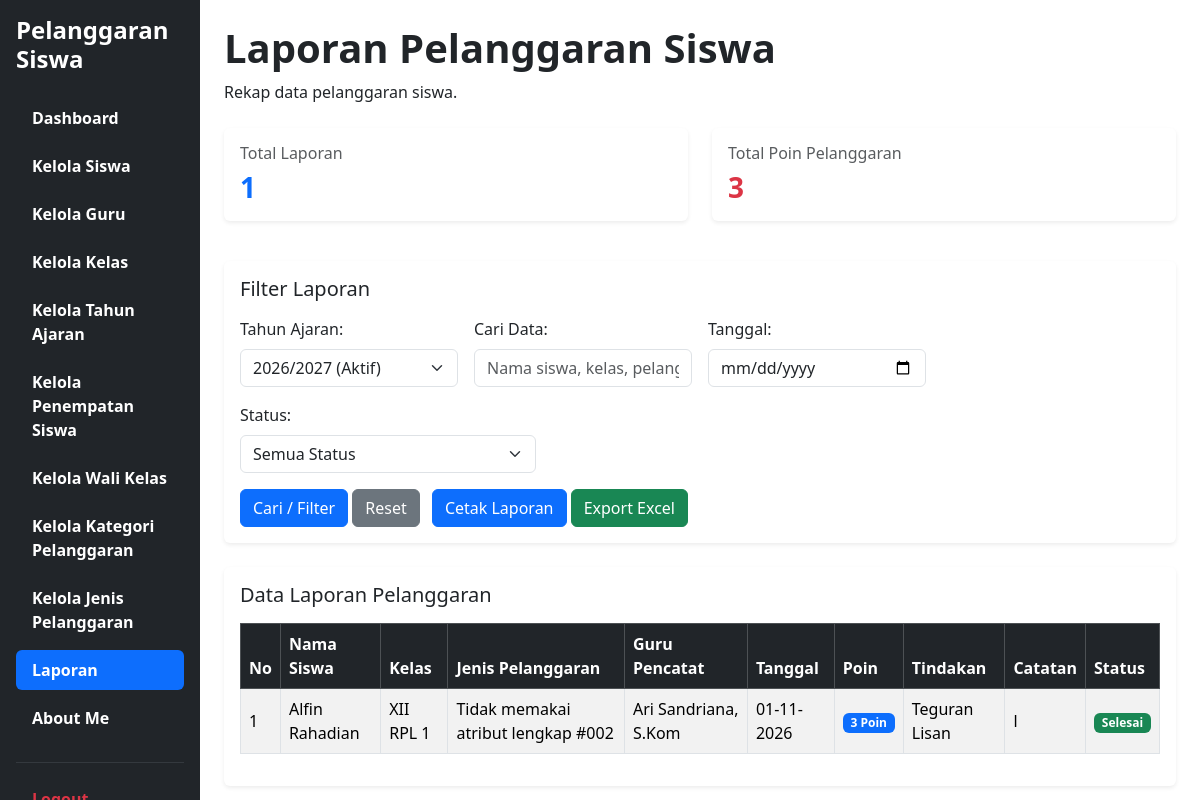
The app's page /Laporan.php (signed in) with its own data.
### tables this page shows
CREATE TABLE `t_pelanggaran_siswa` (
  `id` int(11) NOT NULL,
  `tahun_ajaran_id` int(11) DEFAULT NULL,
  `siswa_id` int(11) DEFAULT NULL,
  `nama_siswa` varchar(150) NOT NULL,
  `kelas_id` int(11) DEFAULT NULL,
  `nama_kelas` varchar(100) NOT NULL,
  `pelanggaran_id` int(11) DEFAULT NULL,
  `nama_pelanggaran` varchar(150) NOT NULL,
  `pelanggaran_kategori_id` int(11) DEFAULT NULL,
  `guru_id` int(11) DEFAULT NULL,
  `nama_guru` varchar(150) NOT NULL,
  `tanggal` date DEFAULT NULL,
  `keterangan` text NOT NULL,
  `poin` int(11) NOT NULL,
  `tindakan` text NOT NULL,
  `status` varchar(30) NOT NULL,
  `created_at` timestamp NOT NULL DEFAULT current_timestamp(),
  `updated_at` timestamp NOT NULL DEFAULT current_timestamp()
);

CREATE TABLE `t_siswa` (
  `id` int(11) NOT NULL,
  `nis` varchar(30) DEFAULT NULL,
  `nisn` varchar(20) NOT NULL,
  `nama` varchar(150) DEFAULT NULL,
  `jenis_kelamin` char(1) NOT NULL,
  `tanggal_lahir` date NOT NULL,
  `alamat` text NOT NULL,
  `status_aktif` tinyint(1) NOT NULL,
  `created_at` timestamp NOT NULL DEFAULT current_timestamp(),
  `updated_at` timestamp NOT NULL DEFAULT current_timestamp()
);

CREATE TABLE `t_guru` (
  `id` int(11) NOT NULL,
  `nip` varchar(30) NOT NULL,
  `nama` varchar(150) DEFAULT NULL,
  `email` varchar(150) NOT NULL,
  `status_aktif` tinyint(1) NOT NULL,
  `user_id` int(11) NOT NULL,
  `created_at` timestamp NOT NULL DEFAULT current_timestamp(),
  `updated_at` timestamp NOT NULL DEFAULT current_timestamp()
);

### Laporan.php (the view, shortened to what this page needs)
<?php
require_once 'config/koneksi.php';
$tahunList = $koneksi->query("SELECT id, nama, status_aktif FROM t_tahun_ajaran ORDER BY tanggal_mulai DESC, id DESC");
$tahunAktif = $koneksi->query("SELECT id FROM t_tahun_ajaran WHERE status_aktif = 1 ORDER BY id DESC LIMIT 1")->fetch_assoc();
$tahun_id = (int)($_GET['tahun_ajaran_id'] ?? ($tahunAktif['id'] ?? 0));
function e($data) {
    return htmlspecialchars((string)($data ?? ''), ENT_QUOTES, 'UTF-8');
}
$cari = trim($_GET['cari'] ?? '');
$tanggal = trim($_GET['tanggal'] ?? '');
$where = ["ps.tahun_ajaran_id = ?"];
$params = [$tahun_id];
$types = 'i';
$sql = "SELECT
            ps.id,
            s.nama AS nama_siswa,
            COALESCE(k.nama, ps.nama_kelas, '-') AS nama_kelas,
            COALESCE(p.nama, ps.nama_pelanggaran, '-') AS nama_pelanggaran,
            g.nama AS nama_guru,
            ps.tanggal,
            ps.poin,
            ps.tindakan,
            ps.keterangan,
            ps.status
        FROM t_pelanggaran_siswa ps
        LEFT JOIN t_siswa s ON s.id = ps.siswa_id
        LEFT JOIN t_kelas_siswa ks ON ks.siswa_id = ps.siswa_id AND ks.tahun_ajaran_id = ps.tahun_ajaran_id AND ks.status_aktif = 1
        LEFT JOIN t_kelas k ON k.id = ks.kelas_id
        LEFT JOIN t_pelanggaran p ON p.id = ps.pelanggaran_id
        LEFT JOIN t_guru g ON g.id = ps.guru_id";
if (!empty($where)) {
    $sql .= " WHERE " . implode(" AND ", $where);
}
$sql .= " GROUP BY ps.id ORDER BY ps.tanggal DESC, ps.id DESC";
$stmt = $koneksi->prepare($sql);
if (!empty($params)) {
    $stmt->bind_param($types, ...$params);
}
$stmt->execute();
$result = $stmt->get_result();
$data = [];
$total_poin = 0;
while ($row = $result->fetch_assoc()) {
    $data[] = $row;
    $total_poin += (int)$row['poin'];
}
?>
<!DOCTYPE html>
<html lang="id">
<head>
    <link href="https://cdn.jsdelivr.net/npm/bootstrap@5.3.8/dist/css/bootstrap.min.css" rel="stylesheet">
    <link rel="stylesheet" href="https://cdn.datatables.net/2.3.4/css/dataTables.bootstrap5.min.css">
</head>
<body>
<div class="container-fluid">
    <div class="row">
        <div class="col-md-3 col-lg-2 bg-dark min-vh-100 p-3 sticky-top" style="top: 0; height: 100vh; overflow-y: auto;">
            <h4 class="text-white fw-bold mb-4">
                Pelanggaran Siswa
            </h4>
            <ul class="nav nav-pills flex-column">
                <li class="nav-item mb-2">
                    <a href="dashboard.php" class="nav-link text-white">
                        <span class="fw-bold">Dashboard</span>
                    </a>
                </li>
                <?php if (strtolower($_SESSION['role'] ?? '') === 'admin'): ?>
                    <li class="nav-item mb-2"><a href="Kelola_Siswa.php" class="nav-link text-white"><span class="fw-bold">Kelola Siswa</span></a></li>
                    <li class="nav-item mb-2"><a href="Kelola_Guru.php" class="nav-link text-white"><span class="fw-bold">Kelola Guru</span></a></li>
                    <li class="nav-item mb-2"><a href="Kelola_Kelas.php" class="nav-link text-white"><span class="fw-bold">Kelola Kelas</span></a></li>
                    <li class="nav-item mb-2"><a href="Kelola_Tahun_Ajaran.php" class="nav-link text-white"><span class="fw-bold">Kelola Tahun Ajaran</span></a></li>
                    <li class="nav-item mb-2"><a href="Kelola_Penempatan_Siswa.php" class="nav-link text-white"><span class="fw-bold">Kelola Penempatan Siswa</span></a></li>
                    <li class="nav-item mb-2"><a href="Kelola_Wali_Kelas.php" class="nav-link text-white"><span class="fw-bold">Kelola Wali Kelas</span></a></li>
                    <li class="nav-item mb-2"><a href="Kelola_Kategori_Pelanggaran.php" class="nav-link text-white"><span class="fw-bold">Kelola Kategori Pelanggaran</span></a></li>
                    <li class="nav-item mb-2"><a href="Kelola_Jenis_Pelanggaran.php" class="nav-link text-white"><span class="fw-bold">Kelola Jenis Pelanggaran</span></a></li>
                    <li class="nav-item mb-2"><a href="Laporan.php" class="nav-link active"><span class="fw-bold">Laporan</span></a></li>
                    <li class="nav-item mb-2"><a href="about_me.php" class="nav-link text-white"><span class="fw-bold">About Me</span></a></li>
                <?php endif; ?>
                <hr class="text-secondary">
                <li class="nav-item">
                    <a href="logout.php" class="nav-link text-danger">
                        <span class="fw-bold">Logout</span>
                    </a>
                </li>
            </ul>
        </div>
        <main class="col-md-9 col-lg-10 p-4">
            <div class="mb-4">
                <h1><strong>Laporan Pelanggaran Siswa</strong></h1>
                <p>Rekap data pelanggaran siswa.</p>
            </div>
            <div class="row mb-4">
                <div class="col-md-6 mb-3">
                    <div class="card shadow-sm border-0">
                        <div class="card-body">
                            <h6 class="text-muted">Total Laporan</h6>
                            <h3 class="text-primary fw-bold mb-0"><?= count($data) ?></h3>
                        </div>
                    </div>
                </div>
                <div class="col-md-6 mb-3">
                    <div class="card shadow-sm border-0">
                        <div class="card-body">
                            <h6 class="text-muted">Total Poin Pelanggaran</h6>
                            <h3 class="text-danger fw-bold mb-0"><?= $total_poin ?></h3>
                        </div>
                    </div>
                </div>
            </div>
            <div class="card shadow-sm mb-4 border-0">
                <div class="card-body">
                    <h5 class="mb-3">Filter Laporan</h5>
                    <form method="GET" action="Laporan.php" class="row g-3">
                        <div class="col-md-3">
                            <label class="form-label">Tahun Ajaran:</label>
                            <select name="tahun_ajaran_id" class="form-select">
                                <?php while ($th = $tahunList->fetch_assoc()): ?>
                                    <option value="<?= (int)$th['id'] ?>" <?= $tahun_id === (int)$th['id'] ? 'selected' : '' ?>>
                                        <?= e($th['nama']) ?><?= (int)$th['status_aktif'] === 1 ? ' (Aktif)' : '' ?>
                                    </option>
                                <?php endwhile; ?>
                            </select>
                        </div>
                        <div class="col-md-3">
                            <label class="form-label">Cari Data:</label>
                            <input type="text" name="cari" class="form-control"
                                   value="<?= e($cari) ?>"
                                   placeholder="Nama siswa, kelas, pelanggaran">
                        </div>
                        <div class="col-md-3">
                            <label class="form-label">Tanggal:</label>
                            <input type="date" name="tanggal" class="form-control" value="<?= e($tanggal) ?>">
                        </div>
                        <div class="col-md-4">
                            <label class="form-label">Status:</label>
                            <select name="status" class="form-select">
                                <option value="">Semua Status</option>
                            </select>
                        </div>
                        <div class="col-12 mt-3">
                            <button type="submit" class="btn btn-primary">Cari / Filter</button>
                            <a href="Laporan.php" class="btn btn-secondary">Reset</a>
                            <button type="button" onclick="window.print()" class="btn btn-primary ms-2">Cetak Laporan</button>
                            <a href="?<?= e(http_build_query(array_merge($_GET, ['export' => 'csv']))) ?>" class="btn btn-success text-white">Export Excel</a>
                        </div>
                    </form>
                </div>
            </div>
            <div class="card shadow-sm border-0">
                <div class="card-body">
                    <h5 class="mb-3">Data Laporan Pelanggaran</h5>
                    <div class="table-responsive">
                        <table id="tabelLaporan" class="table table-hover table-striped table-bordered align-middle w-100">
                            <thead class="table-dark">
                                <tr>
                                    <th>No</th>
                                    <th>Nama Siswa</th>
                                    <th>Kelas</th>
                                    <th>Jenis Pelanggaran</th>
                                    <th>Guru Pencatat</th>
                                    <th>Tanggal</th>
                                    <th>Poin</th>
                                    <th>Tindakan</th>
                                    <th>Catatan</th>
                                    <th>Status</th>
                                </tr>
                            </thead>
                            <tbody>
                                <?php if (count($data) > 0): ?>
                                    <?php foreach ($data as $i => $row): ?>
                                        <tr>
                                            <td><?= $i + 1 ?></td>
                                            <td><?= e($row['nama_siswa']) ?></td>
                                            <td><?= e($row['nama_kelas']) ?></td>
                                            <td><?= e($row['nama_pelanggaran']) ?></td>
                                            <td><?= e($row['nama_guru']) ?></td>
                                            <td>
                                                <?= !empty($row['tanggal'])
                                                    ? e(date('d-m-Y', strtotime($row['tanggal'])))
                                                    : '-' ?>
                                            </td>
                                            <td>
                                                <span class="badge bg-primary">
                                                    <?= (int)$row['poin'] ?> Poin
                                                </span>
                                            </td>
                                            <td><?= e($row['tindakan']) ?></td>
                                            <td><?= e($row['keterangan']) ?></td>
                                            <td>
                                                <?php if (strtolower($row['status']) === 'selesai'): ?>
                                                    <span class="badge bg-success">Selesai</span>
                                                <?php elseif (strtolower($row['status']) === 'diproses'): ?>
                                                    <span class="badge bg-warning text-dark">Diproses</span>
                                                <?php else: ?>
                                                    <span class="badge bg-secondary"><?= e(ucfirst($row['status'])) ?></span>
                                                <?php endif; ?>
                                            </td>
                                        </tr>
                                    <?php endforeach; ?>
                                <?php endif; ?>
                            </tbody>
                        </table>
                    </div>
                </div>
            </div>
        </main>
    </div>
</div>
</body>
</html>

### records on screen
t_pelanggaran_siswa: siswa.nama "Alfin Rahadian", nama_kelas "XII RPL 1", nama_pelanggaran "Tidak memakai atribut lengkap #002", guru.nama "Ari Sandriana, S.Kom", tanggal "01-11-2026", poin "3", tindakan "Teguran Lisan", keterangan "l", status "Selesai"

### other values on screen
count($data) "1"
$total_poin "3"
form field tahun_ajaran_id "2026/2027 (Aktif)"
